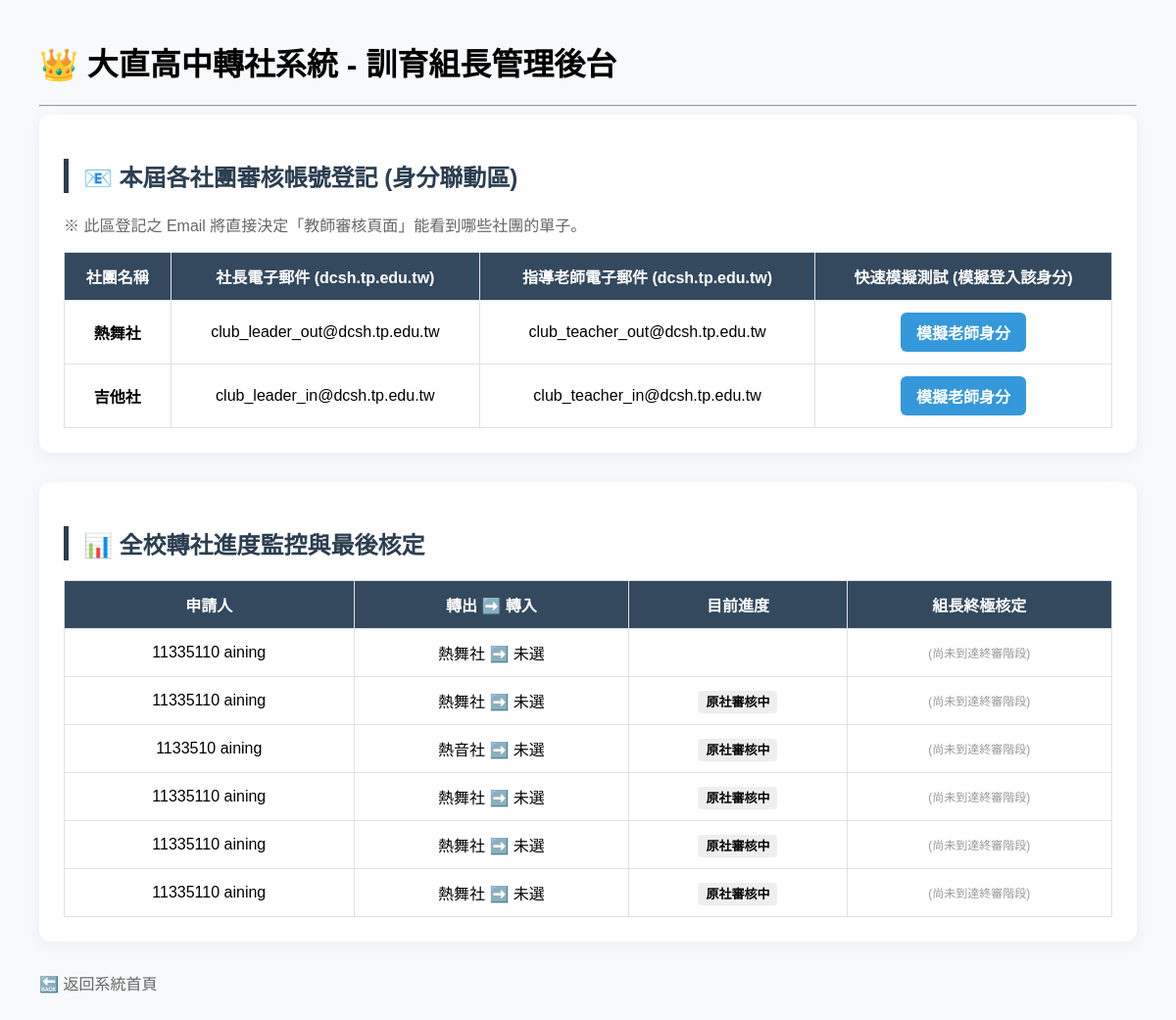
/apply/leader/, run on an earlier commit of the app's database.
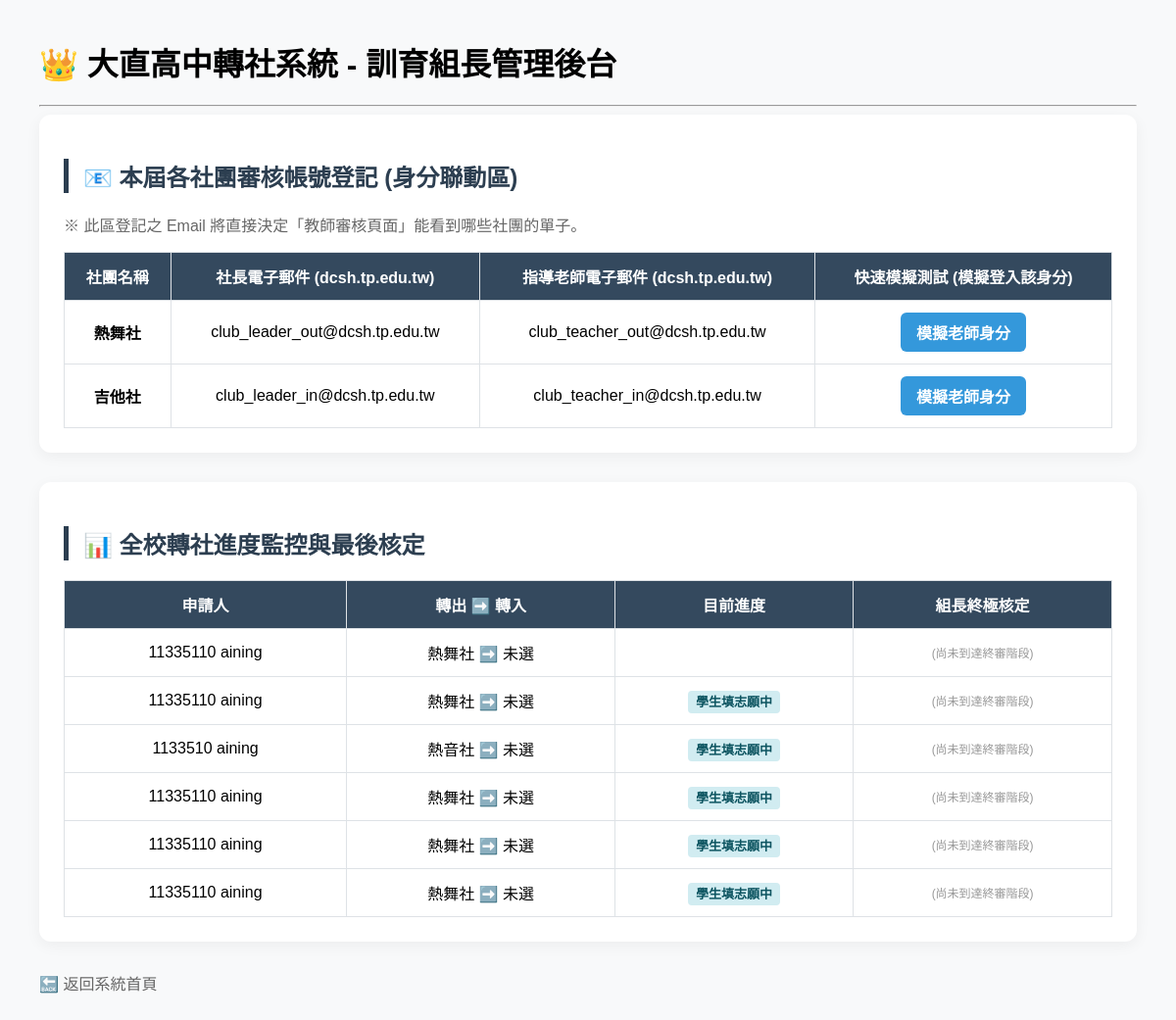
And on a later commit of the database.
### em/models.py (models this page shows, shortened)
class Apply(models.Model):
    STATUS_CHOICES = [
        (0, '第一關：等待原社社長審核'),
        (1, '第一關失敗：原社社長拒絕'),
        (2, '第二關：等待原社社師審核'),
        (3, '第二關失敗：原社社師拒絕'),
        (4, '申請成功：允許轉出'),
        (5, '第三關：選取欲轉入社團並填寫資料'),
        (6, '第四關：等待新社社長審核'),
        (7, '第四關失敗：新社社長拒絕'),
        (8, '第五關：等待新社社師審核'),
        (9, '第五關失敗：新社社師拒絕'),
        (10, '第六關：等待組長審核'),
        (11, '第六關失敗：組長拒絕'),
        (12, '第六關成功：申請成功'),
    ]
    applicant = models.ForeignKey(User, on_delete=models.CASCADE, verbose_name='申請者')
    student_id = models.CharField('學號', max_length=20)
    from_club = models.ForeignKey(Club, on_delete=models.CASCADE, related_name='out_applies', verbose_name='原社團',null=True, blank=True)
    target_club = models.ForeignKey(Club, on_delete=models.CASCADE, related_name='in_applies', verbose_name='想轉入的社團', null=True, blank=True)
    out_reason = models.TextField('轉出原因', null=True, blank=True)
    in_reason = models.TextField('轉入原因', null=True, blank=True)
    status = models.IntegerField('申請狀態', choices=STATUS_CHOICES, default=0)
    chief_approved = models.BooleanField(null=True, blank=True, verbose_name="原社社長審核")
    teacher_approved = models.BooleanField(null=True, blank=True, verbose_name="原社老師審核")
    new_chief_approved = models.BooleanField(null=True, blank=True, verbose_name="新社社長審核")
    new_teacher_approved = models.BooleanField(null=True, blank=True, verbose_name="新社老師審核")
    leader_approved = models.BooleanField(null=True, blank=True, verbose_name="訓育組長最終核定")

class Club(models.Model):
    CATEGORY_CHOICES = [
        ('才藝', '才藝性社團'),
        ('體育', '體育性社團'),
        ('育樂', '育樂性社團'),
        ('學術類自然', '學術類自然社團'),
        ('學術類社會', '學術類社會社團'),
    ]
    category = models.CharField(
        '社團屬性',
        max_length=10,
        choices=CATEGORY_CHOICES,
        default='才藝'
    )
    clubname = models.CharField('社團名稱', max_length=10)
    leadername = models.CharField('社長名稱', max_length=5)
    teachername = models.CharField('社師名稱', max_length=5)
    memberaccount = models.CharField('社團名額', max_length=3, default='40')
    def __str__(self):
        return self.clubname

### em/views.py (the view)
# urls.py: path('apply/leader/', views.leader, name='leader'),
def leader(request):
    all_applies = Apply.objects.all()
    return render(request, 'em/leader.html', {
        'object_list': all_applies,
        'fake_db': FAKE_TEACHER_DB
    })

### em/templates/em/leader.html (shortened to what this page needs)
<!DOCTYPE html>
<html>
<head>
</head>
<body>
    <h1>👑 大直高中轉社系統 - 訓育組長管理後台</h1>
    <hr>
    <div class="section">
        <h2>📧 本屆各社團審核帳號登記 (身分聯動區)</h2>
        <p style="color: #666;">※ 此區登記之 Email 將直接決定「教師審核頁面」能看到哪些社團的單子。</p>
        <table>
            <thead>
                <tr>
                    <th>社團名稱</th>
                    <th>社長電子郵件 (dcsh.tp.edu.tw)</th>
                    <th>指導老師電子郵件 (dcsh.tp.edu.tw)</th>
                    <th>快速模擬測試 (模擬登入該身分)</th>
                </tr>
            </thead>
            <tbody>
                <tr>
                    <td><strong>熱舞社</strong></td>
                    <td>club_leader_out@dcsh.tp.edu.tw</td>
                    <td>club_teacher_out@dcsh.tp.edu.tw</td>
                    <td>
                        <a href="{% url 'teacher_list' %}?mock_user=club_teacher_out@dcsh.tp.edu.tw" class="btn btn-blue">模擬老師身分</a>
                    </td>
                </tr>
                <tr>
                    <td><strong>吉他社</strong></td>
                    <td>club_leader_in@dcsh.tp.edu.tw</td>
                    <td>club_teacher_in@dcsh.tp.edu.tw</td>
                    <td>
                        <a href="{% url 'teacher_list' %}?mock_user=club_teacher_in@dcsh.tp.edu.tw" class="btn btn-blue">模擬老師身分</a>
                    </td>
                </tr>
            </tbody>
        </table>
    </div>
    <div class="section">
        <h2>📊 全校轉社進度監控與最後核定</h2>
        <table>
            <thead>
                <tr>
                    <th>申請人</th>
                    <th>轉出 ➡️ 轉入</th>
                    <th>目前進度</th>
                    <th>組長終極核定</th>
                </tr>
            </thead>
            <tbody>
                {% for apply in object_list %}
                <tr>
                    <td>{{ apply.student_id }} {{ apply.applicant.username }}</td>
                    <td>{{ apply.from_club }} ➡️ {{ apply.target_club|default:"未選" }}</td>
                    <td>
                        {% if apply.status == 0 %}<span class="status-badge" style="background: #eee;">原社審核中</span>
                        {% elif apply.status == 5 %}<span class="status-badge" style="background: #d1ecf1; color:#0c5460;">學生填志願中</span>
                        {% elif apply.status == 6 %}<span class="status-badge" style="background: #fff3cd; color:#856404;">新社審核中</span>
                        {% elif apply.status == 7 %}<span class="status-badge" style="background: #f8d7da; color:#721c24;">🎯 待組長終審</span>
                        {% elif apply.status == 11 %}<span class="status-badge" style="background: #d4edda; color:#155724;">✅ 轉社成功</span>
                        {% elif apply.status == 12 %}<span class="status-badge" style="background: #f8d7da; color:#721c24;">❌ 駁回</span>
                        {% endif %}
                    </td>
                    <td>
                        {% if apply.status == 7 %}
                            <a href="{% url 'review_apply' apply.pk 11 %}" class="btn btn-green">👑 核准結案</a>
                            <a href="{% url 'review_apply' apply.pk 12 %}" class="btn btn-red">駁回</a>
                        {% elif apply.status < 7 %}
                            <span style="color: #999; font-size: 12px;">(尚未到達終審階段)</span>
                        {% else %}
                            <span style="color: #999; font-size: 12px;">- 已結案 -</span>
                        {% endif %}
                    </td>
                </tr>
                {% endfor %}
            </tbody>
        </table>
    </div>
    <a href="{% url 'home' %}" style="color: #666; text-decoration: none;">🔙 返回系統首頁</a>
</body>
</html>

What changed in the data, as far as the page shows it:
changed Apply (number 2 of 6 on the later page): status "原社審核中" → "學生填志願中"
changed Apply "熱音社": status "原社審核中" → "學生填志願中"
changed Apply (number 4 of 6 on the later page): status "原社審核中" → "學生填志願中"
changed Apply (number 5 of 6 on the later page): status "原社審核中" → "學生填志願中"
changed Apply (number 6 of 6 on the later page): status "原社審核中" → "學生填志願中"
